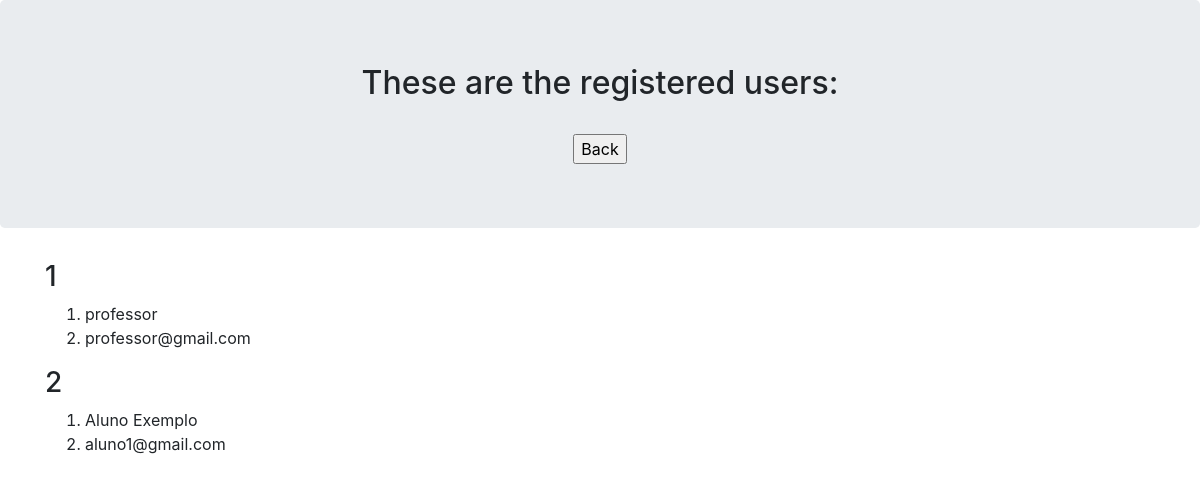
The page /professor/visualizacao/verAlunosView.php (signed in) on the database its author committed.
### tables this page shows
CREATE TABLE `usuario` (
  `nome` varchar(150) NOT NULL,
  `email` varchar(100) NOT NULL,
  `senha` varchar(60) NOT NULL,
  `datanasc` date NOT NULL,
  `id` int(6) NOT NULL,
  `tipo` int(1) NOT NULL
);

### professor/visualizacao/verAlunos.php (called while the page is built, shortened)
<?php
function buscarAlunos() {
    $connection = mysqli_connect("localhost", "root", "", "portalcursodeingles");
    $sql = "SELECT id, nome, email FROM usuario";
    $result = mysqli_query($connection, $sql);
    $alunos = [];
    if(mysqli_query($connection, $sql)) {
        if (mysqli_num_rows($result) > 0) {
            $aluno = [];
            while ($row = mysqli_fetch_assoc($result)) {
                $aluno['id'] = $row['id'];
                $aluno['nome'] = $row['nome'];
                $aluno['email'] = $row['email'];
                array_push($alunos, $aluno);
            }
        }
    } else{
        die("erro no mysql $sql. " . mysqli_error($connection));
    }
    return $alunos;
}
?>

### professor/visualizacao/verAlunosCtrl.php (called while the page is built)
<?php
    require_once('verAlunos.php');
    function exibirAlunos() {
        return buscarAlunos();
    }
?>

### professor/visualizacao/verAlunosView.php (the view, shortened to what this page needs)
<html>
    <head>
  <link rel="stylesheet" href="https://maxcdn.bootstrapcdn.com/bootstrap/4.3.1/css/bootstrap.min.css">
    </head>
<body>
<div class='jumbotron text-center'><h2> These are the registered users: </h2><br>
<a href="../professorView.php"><input type='button' value='Back'></a></div>
<div class="container">
<?php
   require_once('verAlunosCtrl.php');
    $alunos = exibirAlunos();
    foreach ($alunos as $aluno) {
        echo "<h3>" . $aluno['id'] . "</h3>";
        echo "<ol type='1'>";
        echo "<li>" . $aluno['nome'] . "</li>";
        echo "<li>" . $aluno['email'] . "</li>";
        echo "</ol>";
    }
?>
</div>
</body>
</html>

### rows shown on the page
usuario: id "1", nome "professor", email "professor@gmail.com"
usuario: id "2", nome "Aluno Exemplo", email "aluno1@gmail.com"
